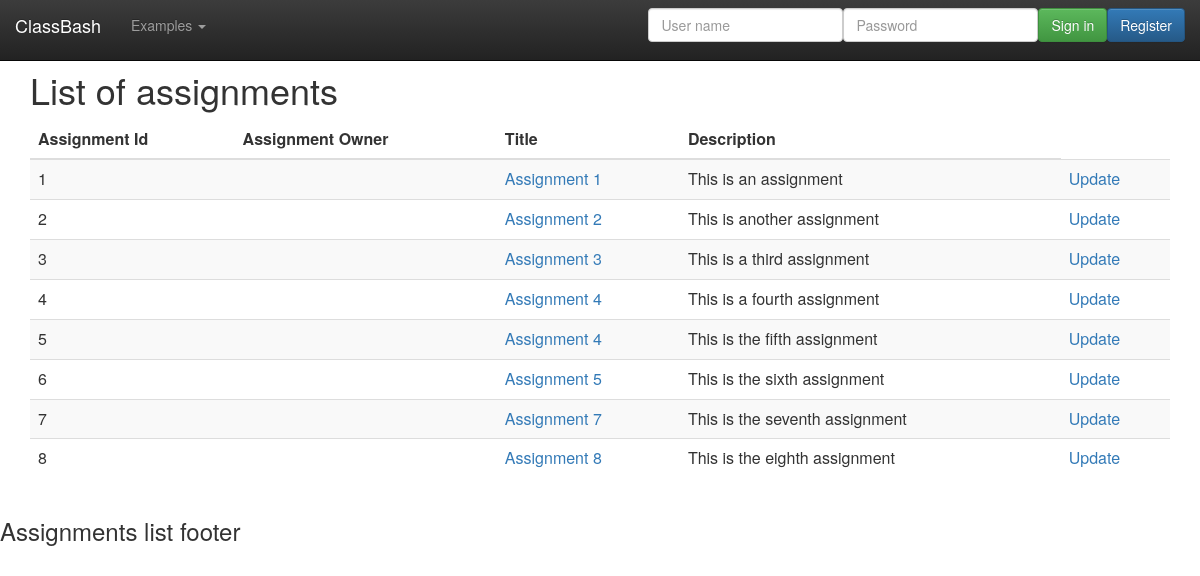
The page /WebContent/assignment/showall on the database its author committed.
### tables this page shows
CREATE TABLE Assignments (
  assignmentId           int(11) NOT NULL AUTO_INCREMENT,
  assignmentOwnerId      int(11) NOT NULL,
  assignmentDescription  varchar (4096),
  assignmentTitle        varchar (255),
  dateCreated            TIMESTAMP DEFAULT CURRENT_TIMESTAMP,
  PRIMARY KEY (assignmentId),
  FOREIGN KEY (assignmentOwnerId) REFERENCES Users(userId)
);

### WebContent/models/Assignment.class.php (called while the page is built, shortened)
<?php
class Assignment {
	private $formInput;
	private $assignmentDescription;
	private $assignmentId;
	private $assignmentTitle;
	public function __construct($formInput = null) {
		$this->formInput = $formInput;
	}
	public function getAssignmentDescription() {
		return $this->assignmentDescription;
	}
	public function getAssignmentId() {
		return $this->assignmentId;
	}
	public function getAssignmentTitle() {
		return $this->assignmentTitle;
	}
	public function setAssignmentId($id) {
		$this->assignmentId = $id;
	}
	private function extractForm($valueName) {
		if (isset($this->formInput[$valueName])) {
			$value = trim($this->formInput[$valueName]);
			$value = stripslashes ($value);
			$value = htmlspecialchars ($value);
			return $value;
		}
	}
	private function initialize() {
		$this->assignmentId = 0;
	}
	private function validateAssignmentDescription() {
		$this->assignmentDescription = $this->extractForm('assignmentDescription');
	}
	private function validateAssignmentTitle() {
		$this->assignmentTitle = $this->extractForm('assignmentTitle');
	}
}
?>

### WebContent/models/AssignmentsDB.class.php (called while the page is built, shortened)
<?php
class AssignmentsDB {
	public static function getAssignmentRowSetsBy($type = null, $value = null) {
		$allowedTypes = array("assignmentId", "assignmentOwnerName", "assignmentTitle", "assignmentDescription");
		$typeAlias = array("assignmentOwnerName" => "Users.userName");
		$assignmentRowSets = array();
		try {
			$db = Database::getDB ();
			$query = "SELECT Assignments.assignmentId, Assignments.assignmentDescription,
	   		          Assignments.assignmentTitle, Users.userName as assignmentOwnerName
	   		          FROM Assignments LEFT JOIN Users ON Assignments.assignmentOwnerId = Users.userId";
			if (!is_null($type)) {
				if (!in_array($type, $allowedTypes))
					throw new PDOException("$type not an allowed search criterion for Assignments");
				$typeValue = (isset($typeAlias[$type]))?$typeAlias[$type]:$type;
			    $query = $query. " WHERE ($typeValue = :$type)";
			    $statement = $db->prepare($query);
			    $statement->bindParam(":$type", $value);
			} else
				$statement = $db->prepare($query);
			$statement->execute ();
			$assignmentRowSets = $statement->fetchAll(PDO::FETCH_ASSOC);
		} catch ( PDOException $e ) {
		}
		return $assignmentRowSets;
	}
	public static function getAssignmentsArray($rowSets) {
		$assignments = array();
		foreach ($rowSets as $assignmentRow ) {
			$assignment = new Assignment($assignmentRow);
			$assignment->setAssignmentId($assignmentRow['assignmentId']);
			array_push ($assignments, $assignment);
		}
		return $assignments;
	}
	public static function getAssignmentsBy($type=null, $value=null) {
		$assignmentRows = AssignmentsDB::getAssignmentRowSetsBy($type, $value);
		return AssignmentsDB::getAssignmentsArray($assignmentRows);
	}
}
?>

### WebContent/views/AssignmentView.class.php (the view, shortened to what this page needs)
<?php
class AssignmentView {
	public static function showAll() {
		MasterView::showHeader();
		MasterView::showNavbar();
		self::showAllDetails();
		MasterView::showFooter();
	}
	public static function showAllDetails() {
		$assignments = (array_key_exists('assignments', $_SESSION))?$_SESSION['assignments']:array();
		$base = (array_key_exists('base', $_SESSION))?$_SESSION['base']:"";
		echo '<div class="container">';
		echo '<h1>List of assignments</h1>';
		echo '<div class="table-responsive">';
		echo '<table class="table table-striped">';
		echo '<thead>';
		echo '<tr><th>Assignment Id</th><th>Assignment Owner</th>
			 <th>Title</th><th>Description</th></tr>';
		echo '</thead>';
		echo '<tbody>';
		foreach($assignments as $assignment) {
			echo '<tr>';
			echo '<td>'. $assignment->getAssignmentId().'</td>';
			echo '<td>'. $assignment->getAssignmentOwnerName().'</td>';
			echo '<td><a href="/'.$base.'/assignment/show/'.$assignment->getAssignmentId().'">';
			echo  $assignment->getAssignmentTitle().'</a></td>';
			echo '<td>'.$assignment->getAssignmentDescription().'</td>';
			echo '<td><a href="/'.$base.'/assignment/update/'.$assignment->getAssignmentId().'">Update</a></td>';
	        echo '</tr>';
		}
		echo '</tbody>';
		echo '</table>';
		echo '</div>';
		echo '</div>';
	}
}
?>

### WebContent/index.php (shortened to what this page needs)
<?php
	$url = parse_url($_SERVER["REQUEST_URI"], PHP_URL_PATH);
	list($fill, $base, $control, $action, $arguments) =
			explode('/', $url, 5) + array("", "", "", "", null);
	switch ($control) {
		case "assignment":
			AssignmentController::run();
			break;
	};
?>

### WebContent/controllers/AssignmentController.class.php (shortened to what this page needs)
<?php
class AssignmentController {
	public static function run() {
		$action = $_SESSION['action'];
		switch ($action) {
			case  "showall":
				$_SESSION['assignments'] = AssignmentsDB::getAssignmentsBy();
				AssignmentView::showall();
				break;
		}
	}
}
?>

### WebContent/views/MasterView.class.php (shortened to what this page needs)
<?php
class MasterView {
	public static function showHeader() {
        echo '<!DOCTYPE html lang="en"><html><head>';
        echo '<link rel="stylesheet" href="https://maxcdn.bootstrapcdn.com/bootstrap/3.3.5/css/bootstrap.min.css">';
        echo '<link rel="stylesheet" href="https://maxcdn.bootstrapcdn.com/bootstrap/3.3.5/css/bootstrap-theme.min.css">';
        $base = (array_key_exists('base', $_SESSION))? $_SESSION['base']: "";
        $styles = (array_key_exists('styles', $_SESSION))? $_SESSION['styles']: array();
        foreach ($styles as $style )
           echo '<link href="/'.$base.'/css/'.$style. '" rel="stylesheet">';
        echo "</head><body>";
    }
    public static function showNavBar() {
    	$base = (array_key_exists('base', $_SESSION))? $_SESSION['base']: "";
    	$authenticatedUser = (array_key_exists('authenticatedUser', $_SESSION))?
    	                 $_SESSION['authenticatedUser']:null;
    	$user = (array_key_exists('user', $_SESSION))?$_SESSION['user']:null;
    	echo '<nav class="navbar navbar-inverse navbar-fixed-top">';
    	echo '<div class="container-fluid">';
    	echo '<div class="navbar-header">';
    	echo '<a class="navbar-brand" href="/'.$base.'/">ClassBash</a>';
    	echo '</div>';
    	echo '<div id="navbar" class="navbar-collapse collapse">';
    	echo '<ul class="nav navbar-nav">';
    	echo '<li class="dropdown">';
    	echo '<a class="dropdown-toggle" data-toggle="dropdown" href="#">Examples <span class="caret"></span></a>';
    	echo '</li>';
    	echo '</ul>';
    	if (!is_null($authenticatedUser)) {
    		echo '<form class="navbar-form navbar-right"
    			    method="post" action="/'.$base.'/logout">';
    		echo '<div class="form-group">';
    		echo '<span class="label label-default">Hi '.
    		          $authenticatedUser->getUserName().'</span>&nbsp; &nbsp;';
    		echo '</div>';
    		echo '<button type="submit" class="btn btn-success">Sign out</button>';
    		echo '</form>';
    	} else {
	    	echo '<form class="navbar-form navbar-right"
	    			    method="post" action="/'.$base.'/login">';
	    	echo '<div class="form-group">';
	    	echo '<input type="text" placeholder="User name" class="form-control" name ="userName" ';
	        if (!is_null($user))
	   	        echo 'value = "'. $user->getUserName().'"';
	    	echo 'required></div>';
	    	echo '<div class="form-group">';
	    	echo '<input type="password" placeholder="Password"
	    			      class="form-control" name ="password">';
	    	echo '</div>';
	    	echo '<button type="submit" class="btn btn-success">Sign in</button>';
	    	echo '<a class="btn btn-primary" href="/'.$base.'/user/new" role="button">Register</a></p>';
	    	echo '</form>';
    	}
    	echo '</div>';
    	echo '</div>';
    	echo '</nav>';
    }
	public static function showFooter() {
		$footer = (array_key_exists('footertitle', $_SESSION))?
		           $_SESSION['footertitle']: "";
		echo '<footer>'.$footer.'</footer>';
    }
}
?>

### WebContent/css/jumbotron.css (style rules this page uses)
body { padding-top: 50px; padding-bottom: 20px; }

### rows shown on the page
assignments: assignmentId "1", assignmentTitle "Assignment 1", assignmentDescription "This is an assignment"
assignments: assignmentId "2", assignmentTitle "Assignment 2", assignmentDescription "This is another assignment"
assignments: assignmentId "3", assignmentTitle "Assignment 3", assignmentDescription "This is a third assignment"
assignments: assignmentId "4", assignmentTitle "Assignment 4", assignmentDescription "This is a fourth assignment"
assignments: assignmentId "5", assignmentTitle "Assignment 4", assignmentDescription "This is the fifth assignment"
assignments: assignmentId "6", assignmentTitle "Assignment 5", assignmentDescription "This is the sixth assignment"
assignments: assignmentId "7", assignmentTitle "Assignment 7", assignmentDescription "This is the seventh assignment"
assignments: assignmentId "8", assignmentTitle "Assignment 8", assignmentDescription "This is the eighth assignment"

### other values the page prints
$footer "Assignments list footer"
